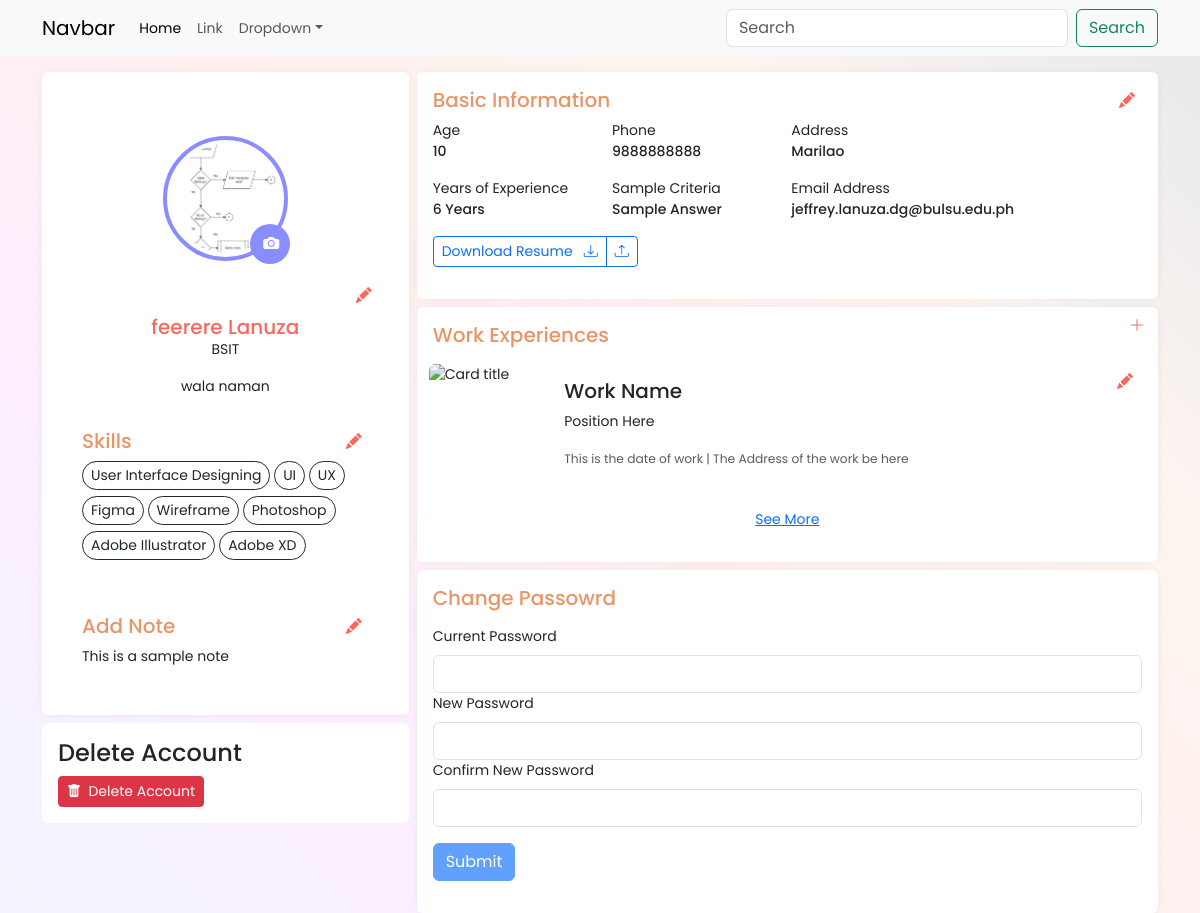
Page /jobseeker_profile/ (signed in) on the earlier database version.
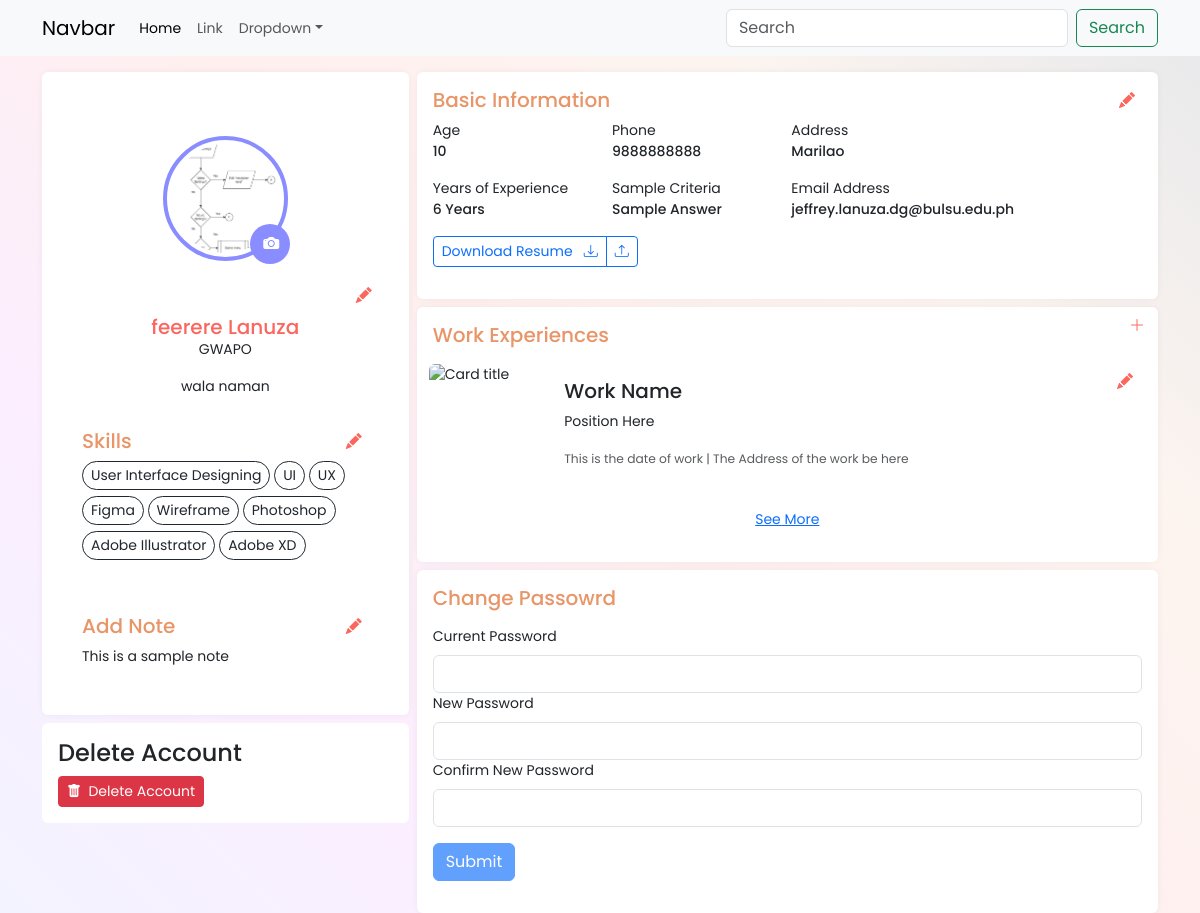
Same page on the later database version.
### venari/models.py (models this page shows, shortened)
class job_seeker(models.Model):
    user = models.ForeignKey(User, on_delete=models.CASCADE)
    status = models.CharField(max_length=50, null = True)
    password = models.CharField(max_length=100, null= True)
    email = models.CharField(max_length=100, null=True)
    phone_number = models.IntegerField(max_length=20)
    profile_image = models.ImageField(upload_to="")
    gender = models.CharField(max_length=10, null=True)
    address = models.CharField(max_length=100, null=True)
    occupation = models.CharField(max_length=100, null=True)
    age = models.CharField(max_length=15, null=True)
    user_type = models.CharField(max_length=30)
    bio = models.CharField(max_length=100, null=True)
    bookmarks = models.ManyToManyField('post_jobs', blank=True)
    resume = models.FileField(upload_to='', null=True)
    skills = models.CharField(max_length=100, null=True)

### venari/views.py (the view, shortened to what this page needs)
# urls.py: path("jobseeker_profile/", views.jobseeker_profile, name="jobseeker_Edit_profile"),
def jobseeker_profile(request):
    if not request.user.is_authenticated:
        return redirect('/user_login/')
    applicant = job_seeker.objects.get(user=request.user)
    print(request.FILES)
    return render(request, "jobseeker_profile.html", {'applicant':applicant})

### venari/templates/jobseeker_profile.html (shortened to what the changed rows need)
{% load static %}
<!DOCTYPE html>
<html lang="en">
<head>
    <link href="https://cdn.jsdelivr.net/npm/bootstrap@5.3.2/dist/css/bootstrap.min.css" rel="stylesheet"
>
    <link rel="stylesheet" href="https://cdn.jsdelivr.net/npm/bootstrap-icons@1.11.2/font/bootstrap-icons.min.css">
    {% load static %}
    <link rel="stylesheet" type="text/css" href="{% static "css/jobseeker_profile.css" %}">
</head>
<body style="font-family: 'Poppins', sans-serif; font-size: 14px;">
    <div class="container-xl mt-3">
        <div class="row justify-content-center align-items-start g-2">
            <div class="col-md-4">
                <div class="row g-2">
                    <div class="col-12">
                        <div class="card profile-card px-2 sticky-md-top">
                            <div class="card-body overflow-y-auto">
                                <div class="text-center mb-3 mt-5 d-flex justify-content-center">
                                    <div class="ratio ratio-1x1 rounded-circle" style="height: 125px; width: 125px;">
                                        <img class="rounded-circle" id="profilePic"
                                            src="{{applicant.profile_image.url}}" alt="">
                                        <button type="button" id="editPFP" class="btn rounded-circle"
                                            data-bs-toggle="modal" data-bs-target="#uploadProfile">
                                            <i class="bi bi-camera-fill "></i></button>
                                    </div>
                                </div>
                                <div>
                                    <div class="text-end">
                                    </div>
                                    <div class="text-center">
                                        <h5 id="introName" class=" my-0">{{applicant.user.first_name}}
                                            {{applicant.user.last_name}}
                                        </h5>
                                        <p class="my-0">{{applicant.occupation}}
                                        </p>
                                    </div>
                                </div>
                                <div class="bio my-3 text-center">
                                    {{applicant.bio}}
                                </div>
                                <div class="card border-0">
                                    <button type="button" id="editSkills" class="btn position-absolute ">
                                    </button>
                                    <div class="card-body">
                                    </div>
                                </div>
                                <div class="card border-0">
                                    <button type="button" id="editNotes" class="btn position-absolute ">
                                    </button>
                                    <div class="card-body">
                                    </div>
                                </div>
                            </div>
                        </div>
                    </div>
                </div>
            </div>
            <div class="col-md-8">
                <div class="row row-cols-1 justify-content-center align-items-center g-2">
                    <div class="col-12">
                        <div class="card profile-card">
                            <div class="card-body">
                                <div>
                                    <div class="row justify-content-start align-items-center g-2 mb-3">
                                        <div class="col-lg-3 col-md-6">Age<br>
                                            <span class="fw-medium">{{applicant.age}}</span>
                                        </div>
                                        <div class="col-lg-3 col-md-6">Phone<br>
                                            <span class="fw-medium">{{applicant.phone_number}}</span>
                                        </div>
                                        <div class="col-lg-6 col-md">Address<br>
                                            <span class="fw-medium">{{applicant.address}}</span>
                                        </div>
                                    </div>
                                    <div class="row justify-content-start align-items-start g-2 mb-3">
                                        <div class="col-lg-6 col-md">Email Address<br>
                                            <span class="fw-medium">{{applicant.user.email}}</span>
                                        </div>
                                    </div>
                                </div>
                            </div>
                        </div>
                    </div>
                </div>
            </div>
        </div>
</body>
</html>

Differences in the rows shown:
changed job_seeker "wala naman": occupation "BSIT" → "GWAPO"
